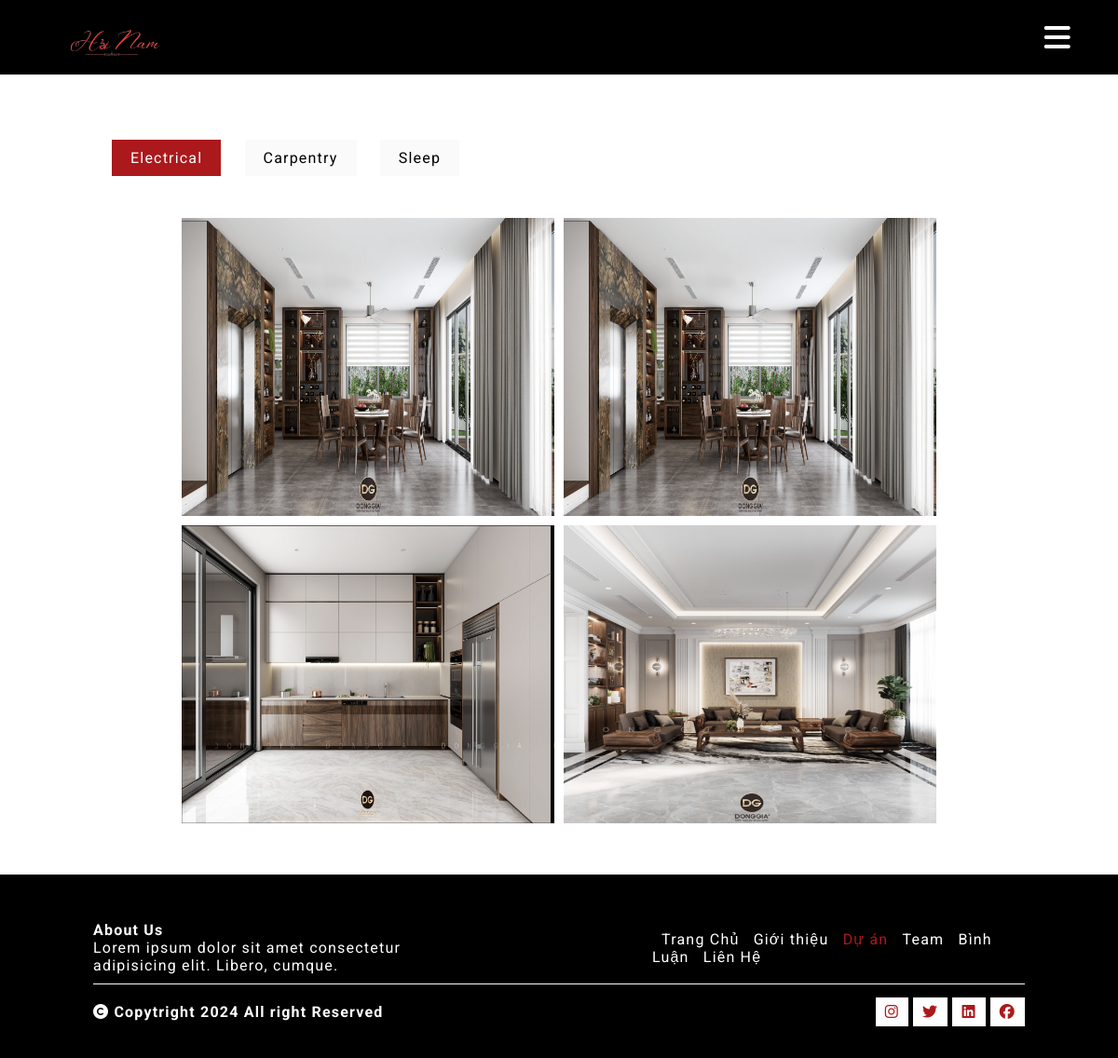
Screenshot of /Construction_Website/project.php with the database file from the repository.
### tables this page shows
CREATE TABLE `projects_category` (
  `id` int(11) NOT NULL,
  `category_name` varchar(255) NOT NULL
);

CREATE TABLE `projects` (
  `id` int(11) NOT NULL,
  `project_name` varchar(255) NOT NULL,
  `category` varchar(255) NOT NULL,
  `image` varchar(255) NOT NULL,
  `details` varchar(500) NOT NULL
);

CREATE TABLE `navigation` (
  `id` int(11) NOT NULL,
  `page_name` varchar(255) NOT NULL,
  `link` varchar(255) NOT NULL,
  `status` varchar(255) NOT NULL
);

CREATE TABLE `social_media` (
  `id` int(11) NOT NULL,
  `name` varchar(255) NOT NULL,
  `link` varchar(255) NOT NULL,
  `status` varchar(255) NOT NULL
);

### Construction_Website/partials/navbar.php (called while the page is built, shortened)
<?php
if(isset($_SERVER['HTTPS']) && $_SERVER['HTTPS']=='on')
    $link = "https";
else
    $link = "http";
$link .="://";
$link.= $_SERVER['HTTP_HOST'];
$link .= $_SERVER["REQUEST_URI"];
?>
    <?php include('responsivenav.php') ?>

### Construction_Website/project.php (the view, shortened to what this page needs)
<?php include('partials/conn.php');?>
<!DOCTYPE html>
<html lang="en">
<head>
    <?php include('partials/head.php');?>
</head>
<body>
    <?php include('partials/navbar.php');?>
    <div class="projectNav">
        <?php
        $projectNav=mysqli_query($conn,"Select * from projects_category");
        $projectVar = 0;
        while($proDataNav=mysqli_fetch_assoc($projectNav)){
            ?>
                <span id="<?php echo $proDataNav['category_name'];?>Nav" class="<?php echo $projectVar==0?'activeProject':'';?>" onclick="showProject('#<?php echo $proDataNav['category_name'];?>','#<?php echo $proDataNav['category_name'];?>Nav');"><?php echo $proDataNav['category_name'];?></span>
            <?php
            $projectVar=1;
        }
        ?>
    </div>
    <?php
        $categoryNav=mysqli_query($conn,"Select * from projects_category");
        $projectVar=0;
        while($dataNav=mysqli_fetch_assoc($categoryNav)){
            ?>
                <div class="project <?php echo $projectVar==0?'':'hideClass'?>" id="<?php echo $dataNav['category_name'];?>">
                    <?php
                    $category=$dataNav['category_name'];
                    $project=mysqli_query($conn,"Select * from projects where category='$category'");
                    if(mysqli_num_rows($project)){
                        while($projectImgData=mysqli_fetch_assoc($project)){
                            $imgarr=explode(',',$projectImgData['image']);
                            ?>
                                <img src="projectImg/<?php echo $imgarr[0];?>" alt="Not Found" onclick="showPopup('#popup<?php echo $projectImgData['id']?>');">
                            <?php
                            $projectVar=1;
                        }
                    }else{
                        ?>
                            <h2>Data Found</h2>
                        <?php
                    }
            ?>
                </div>
            <?php
        }
    ?>
    <?php include('partials/footer.php');?>
</body>
</html>

### Construction_Website/partials/head.php (shortened to what this page needs)
<link rel="stylesheet" href="https://cdnjs.cloudflare.com/ajax/libs/font-awesome/6.4.2/css/all.min.css">
<link rel="stylesheet" href="style.css?<?php echo time();?>">
<link rel="stylesheet" href="responsive.css?<?php echo time();?>">

### Construction_Website/partials/responsivenav.php (shortened to what this page needs)
<nav class="resonsiveNav">
            <img src="logo.jpg" alt="Not Found" srcset="">
            <i class="fa fa-bars fa-2x" aria-hidden="true" id="bars"></i>
    </nav>

### Construction_Website/partials/footer.php
<?php
    $res=mysqli_query($conn,"SELECT * FROM `navigation` WHERE STATUS ='Published'");
?>
<footer>
        <div class="innerFooter">
            <div>
                <b>About Us</b>
                <p>Lorem ipsum dolor sit amet consectetur adipisicing elit. Libero, cumque.</p>
            </div>
            <div class="footerNav">
                <?php
                    while($data=mysqli_fetch_assoc($res)){
                    ?>
                        <a href="<?php echo $data['link'];?>" class="<?php echo $data['link'];?>" id="<?php echo basename($link)==$data['link']?'activeNav':'';?>"><?php echo $data['page_name']?></a>
                    <?php
                    }
                ?>
            </div>
        </div>
        <div class="copytrighFooter">
            <b><i class="fa fa-copyright" aria-hidden="true"></i> <span> Copytright</span>
                <?php echo date('Y');?> All right Reserved
            </b>
            <ul>
                <?php
                    $res2=mysqli_query($conn,"Select * from social_media where status = 'Published'");
                    while($social=mysqli_fetch_assoc($res2)){
                        if($social['name']=='Facebook'){
                            ?>
                            <a href="<?php echo $social['link'];?>"><i class="fa-brands fa-facebook" aria-hidden="true"></i></a>
                            <?php
                        }
                        elseif($social['name']=='Instagram'){
                            ?>
                            <a href="<?php echo $social['link'];?>"><i class="fa-brands fa-instagram" aria-hidden="true"></i></a>
                            <?php
                        }
                        elseif($social['name']=='Twitter'){
                            ?>
                            <a href="<?php echo $social['link'];?>"><i class="fa-brands fa-twitter" aria-hidden="true"></i></a>
                            <?php
                        }
                        elseif($social['name']=='Linkedin'){
                            ?>
                            <a href="<?php echo $social['link'];?>"><i class="fa-brands fa-linkedin" aria-hidden="true"></i></a>
                            <?php
                        }
                    }
                ?>
            </ul>
        </div>
    </footer>

### Construction_Website/style.css (style rules this page uses)
* { padding: 0; margin: 0; box-sizing: border-box; }
body { font-family: "Roboto" , sans-serif; letter-spacing: 1.2px; }
a { text-decoration: none; }
html { scroll-behavior: smooth; }
:root { --differColor:#ab191c; --trans: all 0.3s linear; }
.navigation a:hover, #activeNav { color: var(--differColor); }
footer { background-color:#000; padding: 20px 100px; padding-top: 100px; color: #fff; }
.innerFooter { display: flex; justify-content: space-between; align-items:center ; }
.innerFooter a { color: #fff; margin-left: 10px; }
.innerFooter div { width: 40%; align-items:center; }
.copytrighFooter { display: flex; justify-content: space-between; margin-top: 10px; border-top: 1px solid #fafafa; padding: 20px 0px; }
.copytrighFooter ul a { padding: 6px 10px; background-color: #fff; color: var(--differColor); }
.projectNav { margin:0px 100px; margin-top: 160px; }
.projectNav span { padding: 10px 20px; margin-left: 20px; background-color: #fafafa; cursor: pointer; transition: var(--trans); }
.projectNav span:hover, .activeProject { background-color: var(--differColor) !important; color: #fff; }
.project { display: flex; justify-content:center; flex-wrap: wrap; margin: 50px 100px; }
.project img { cursor: pointer; filter: grayscale(0.3); margin: 5px; width:30%; height: 40vh; transition: var(--trans); }
.resonsiveNav { position: fixed; width: 100%; display: none; height: 10vh; color: #fff; align-items: center; justify-content: space-between; padding: 0px 50px; text-transform: uppercase; z-index: 2; background-color: black; }
.resonsiveNav img { width: 140px; margin-top: 10px; }

### Construction_Website/responsive.css (style rules this page uses)
@media screen and (min-device-width:768px) and (max-device-width:1024px) { .resonsiveNav { display: flex; } }
@media screen and (min-device-width:768px) and (max-device-width:1024px) { .projectNav, .team, #headingContact { margin-top: 160px; } }
@media screen and (min-device-width:768px) and (max-device-width:1024px) { .project img { cursor: pointer; filter: grayscale(0.3); margin: 5px; width:40%; } }

### Construction_Website/project.php (style rules this page uses)
body { display: flex; flex-direction: column; min-height: 100vh; }
footer { margin-top:auto; padding-top: 50px; }

### rows the page displays
projects_category: category_name "Electrical"
projects_category: category_name "Carpentry"
projects_category: category_name "Sleep"
projects: shows a picture
projects: shows a picture
navigation: page_name "Trang Chủ"
navigation: page_name "Giới thiệu"
navigation: page_name "Dự án"
navigation: page_name "Team"
navigation: page_name "Bình Luận"
navigation: page_name "Liên Hệ"
